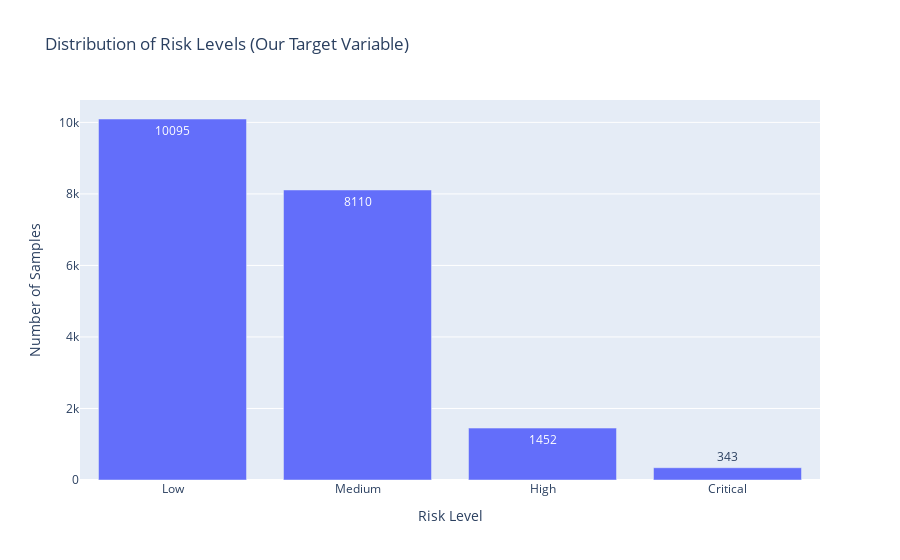

Source (notebook cell):
### Markdown cell above
## 2. Analysis of Target Variable (`risk_level`)

Before we analyze the features, we must first understand our **target variable**.

We need to know the distribution of our classes ("Low", "Medium", "High", "Critical"). This will tell us how "imbalanced" our dataset is, which is a critical piece of information for our modeling strategy in Notebook 3.

### Code cell
# ---
# ### 2.1. Analyze Target Variable Distribution
# ---

# We will get the counts of each risk level
risk_counts = df['risk_level'].value_counts()
risk_percent = df['risk_level'].value_counts(normalize=True) * 100

print("--- Target Variable Distribution (Counts) ---")
print(risk_counts)
print("\n--- Target Variable Distribution (Percentage) ---")
print(risk_percent)

# ---
# Create the visualization
# ---
print("\nGenerating visualization...")

# We will sort the plot in our logical order, not alphabetically
risk_order = ['Low', 'Medium', 'High', 'Critical']

fig = px.bar(
    x=risk_counts.index, 
    y=risk_counts.values,
    title='Distribution of Risk Levels (Our Target Variable)',
    labels={'x': 'Risk Level', 'y': 'Number of Samples'},
    text=risk_counts.values
)

# Set the x-axis order
fig.update_xaxes(categoryorder='array', categoryarray=risk_order)

fig.show()

### Figure 1 — Plotly figure (JSON) as saved in the notebook; plotly's stock layout.template omitted (floating-point values rounded to 4 significant figures)
{"data": [{"hovertemplate": "Risk Level=%{x}<br>Number of Samples=%{y}<br>text=%{text}<extra></extra>", "legendgroup": "", "marker": {"color": "#636efa", "pattern": {"shape": ""}}, "name": "", "orientation": "v", "showlegend": false, "text": [10100.0, 8110.0, 1452.0, 343.0], "textposition": "auto", "type": "bar", "x": ["Low", "Medium", "High", "Critical"], "xaxis": "x", "y": [10095, 8110, 1452, 343], "yaxis": "y"}], "layout": {"barmode": "relative", "legend": {"tracegroupgap": 0}, "title": {"text": "Distribution of Risk Levels (Our Target Variable)"}, "xaxis": {"anchor": "y", "categoryarray": ["Low", "Medium", "High", "Critical"], "categoryorder": "array", "domain": [0, 1], "title": {"text": "Risk Level"}}, "yaxis": {"anchor": "x", "domain": [0, 1], "title": {"text": "Number of Samples"}}}}
